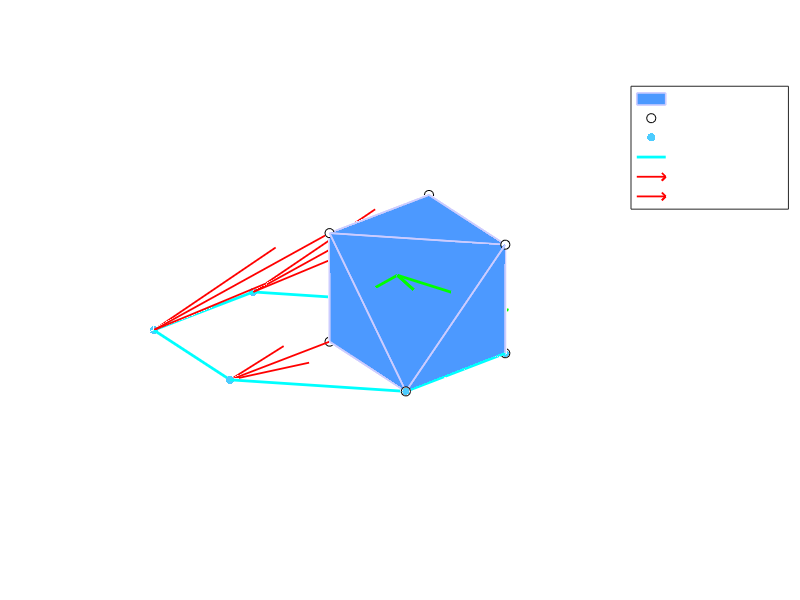

Reproduce this figure in MATLAB.
function  test2D()


%% --- Data setup ---

A = [1 -1  0;
     0  1  1];

% Full 3D control cube vertices
Uverts = [0 0 0 0 1 1 1 1;   % u1
          0 0 1 1 0 0 1 1;   % u2
          0 1 0 1 0 1 0 1];  % u3



removeMask = findMask(A,Uverts);

if nargin == 1
    removeMask = zeros(1,8);
end

Uverts(:, logical(removeMask)) = [];


visualize2D(Uverts,A);


function insideIdx = findMask(A,Uverts)

    XY = A*Uverts; %2x8

    % XY : 2×N matrix of mapped AMS points (A*Uverts)
% Returns logical row vector the same size as N: 1 = interior point

    % transpose so rows are points
    P = XY.';
    % build convex hull
    [K,~] = convhull(P(:,1), P(:,2));
    hullVerts = P(K(1:end-1), :);  % remove duplicate last vertex

    % Preallocate
    insideIdx = false(1, size(P,1));

    % compute signed distances to each hull edge
    % for point p inside, all signed distances should be < 0 (or > 0) consistently
    nEdges = size(hullVerts,1);
    for i = 1:size(P,1)
        p = P(i,:);
        s = zeros(1,nEdges);
        for e = 1:nEdges
            p1 = hullVerts(e,:);
            p2 = hullVerts(mod(e,nEdges)+1,:);
            edge = p2 - p1;
            normal = [edge(2), -edge(1)];  % outward normal (CCW)
            s(e) = dot(normal, p - p1);
        end
        % Point is interior if all s have same sign and none are zero
        if all(s < -1e-12) || all(s > 1e-12)
            insideIdx(i) = true;
        end
    end

end


function visualize2D(Uverts,A)
% simpleTest(removeMask)
%
% Visualizes the 3D control-space polytope (or subset)
% and its mapped 2D Attainable Moment Set (AMS).
%
% INPUT:
%   removeMask : 1x8 logical or numeric vector
%                1 = remove that vertex, 0 = keep
%                Example: simpleTest([1,0,1,0,0,0,0,0])


%% --- Map to 2D output (AMS projection onto z=0 plane) ---
XY = A * Uverts;             % 2 x N
X = XY(1,:);  Y = XY(2,:);
T3 = [X; Y; zeros(1,size(Uverts,2))];

% 2D convex hull (AMS outline)
[XYu,~,~] = unique([X(:) Y(:)], 'rows');
if size(XYu,1) >= 3
    K2 = convhull(XYu(:,1), XYu(:,2));
else
    K2 = 1:size(XYu,1);
end

%% --- 3D convex hull of remaining vertices ---
if size(Uverts,2) >= 4
    K3 = convhull(Uverts(1,:)', Uverts(2,:)', Uverts(3,:)');
else
    K3 = boundary(Uverts(1,:)', Uverts(2,:)', Uverts(3,:)', 1);
end

%% --- Plot setup ---
figure('Color','k'); hold on; axis equal; grid on; view(3);
set(gca,'Color','k','XColor','w','YColor','w','ZColor','w');
xlabel('u_1'); ylabel('u_2'); zlabel('u_3');
title('Control Space (3D) and AMS Projection','Color','w');

%% --- Plot shaded control-space geometry ---
patch('Vertices',Uverts','Faces',K3, ...
      'FaceColor',[0.3 0.6 1.0], ...
      'FaceAlpha',1, ...
      'EdgeColor',[0.8 0.8 1], ...
      'LineWidth',1.2);

% Vertices
scatter3(Uverts(1,:), Uverts(2,:), Uverts(3,:), ...
         45, 'w', 'filled', 'MarkerEdgeColor','k');

%% --- Plot mapped 2D AMS points ---
plot3(T3(1,:), T3(2,:), T3(3,:), 'o', ...
      'MarkerFaceColor',[0.3 0.8 1], ...
      'MarkerEdgeColor','none', 'MarkerSize',6);

% AMS hull outline (cyan)
plot3(XYu(K2,1), XYu(K2,2), zeros(size(K2)), 'c-', 'LineWidth',2);

%% --- Mapping arrows (always from 3D vertex to AMS point, with arrowheads) ---
for k = 1:size(Uverts,2)
    u = Uverts(:,k);   % start (control-space vertex)
    a = T3(:,k);       % end (mapped AMS point)
    v = a - u;         % vector from u → a

    % Use quiver3 for arrowhead
    quiver3(u(1), u(2), u(3), ...
            v(1), v(2), v(3), ...
            0, ...                    % no autoscaling
            'Color', 'r', ...
            'LineWidth', 1.3, ...
            'MaxHeadSize', 0.4, ...   % arrowhead relative size
            'AutoScale', 'off');      % prevent scaling distortions
end


%% --- Null-space line in green (legend-safe) ---
n = null(A);
if ~isempty(n)
    n = n / norm(n);
    umin = min(Uverts,[],2); umax = max(Uverts,[],2);
    center = (umin + umax)/2;  scale = max(umax - umin);

    t = [-1.5, 1.5];
    L = center + scale * n * t;

    % main line used for the legend entry
    plot3(L(1,:), L(2,:), L(3,:), ...
                   'g-', 'LineWidth', 2, ...
                   'DisplayName','Null-space line');

    % arrowhead (hidden from legend)
    v = diff(L,1,2);
    quiver3(L(1,1), L(2,1), L(3,1), v(1), v(2), v(3), 0, ...
            'Color','g', 'LineWidth',2, 'MaxHeadSize',0.5, ...
            'AutoScale','off', 'HandleVisibility','off');
end



%% --- Legend ---
legend({'Control-space faces','Vertices','Mapped points', ...
        'AMS hull (2D)','Mapping arrows','Null-space line'}, ...
       'TextColor','w','Location','northeastoutside');
end

end